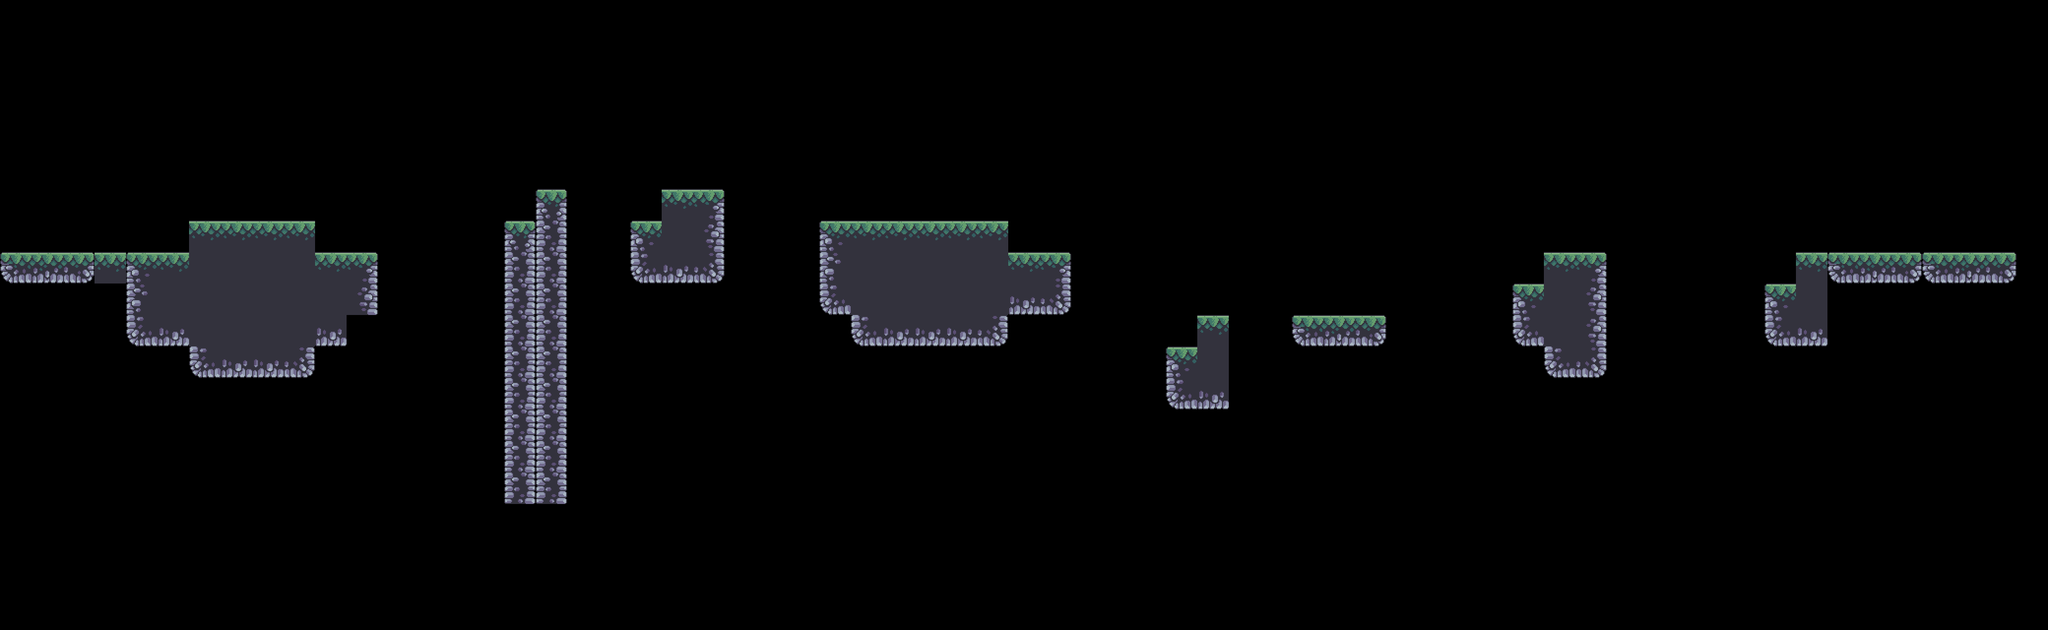

A 2D game scene composited from a Tiled map and its tileset images. What follows is a short description and the map's XML, with every tile layer's data as written:
An orthogonal 65x20 tile map with 64x64 px tiles, 1 tile layer (terrain).

<map version="1.5" tiledversion="1.7.2" orientation="orthogonal" renderorder="right-down" width="65" height="20" tilewidth="64" tileheight="64" infinite="0" nextlayerid="2" nextobjectid="1">
 <tileset firstgid="1" source="../level_data/tileset/ground_tiles.tsx" />
 <layer id="1" name="terrain" width="65" height="20">
  <data encoding="csv">
0,0,0,0,0,0,0,0,0,0,0,0,0,0,0,0,0,0,0,0,0,0,0,0,0,0,0,0,0,0,0,0,0,0,0,0,0,0,0,0,0,0,0,0,0,0,0,0,0,0,0,0,0,0,0,0,0,0,0,0,0,0,0,0,0,
0,0,0,0,0,0,0,0,0,0,0,0,0,0,0,0,0,0,0,0,0,0,0,0,0,0,0,0,0,0,0,0,0,0,0,0,0,0,0,0,0,0,0,0,0,0,0,0,0,0,0,0,0,0,0,0,0,0,0,0,0,0,0,0,0,
0,0,0,0,0,0,0,0,0,0,0,0,0,0,0,0,0,0,0,0,0,0,0,0,0,0,0,0,0,0,0,0,0,0,0,0,0,0,0,0,0,0,0,0,0,0,0,0,0,0,0,0,0,0,0,0,0,0,0,0,0,0,0,0,0,
0,0,0,0,0,0,0,0,0,0,0,0,0,0,0,0,0,0,0,0,0,0,0,0,0,0,0,0,0,0,0,0,0,0,0,0,0,0,0,0,0,0,0,0,0,0,0,0,0,0,0,0,0,0,0,0,0,0,0,0,0,0,0,0,0,
0,0,0,0,0,0,0,0,0,0,0,0,0,0,0,0,0,0,0,0,0,0,0,0,0,0,0,0,0,0,0,0,0,0,0,0,0,0,0,0,0,0,0,0,0,0,0,0,0,0,0,0,0,0,0,0,0,0,0,0,0,0,0,0,0,
0,0,0,0,0,0,0,0,0,0,0,0,0,0,0,0,0,0,0,0,0,0,0,0,0,0,0,0,0,0,0,0,0,0,0,0,0,0,0,0,0,0,0,0,0,0,0,0,0,0,0,0,0,0,0,0,0,0,0,0,0,0,0,0,0,
0,0,0,0,0,0,0,0,0,0,0,0,0,0,0,0,0,4,0,0,0,2,3,0,0,0,0,0,0,0,0,0,0,0,0,0,0,0,0,0,0,0,0,0,0,0,0,0,0,0,0,0,0,0,0,0,0,0,0,0,0,0,0,0,0,
0,0,0,0,0,0,2,2,2,2,0,0,0,0,0,0,4,8,0,0,1,6,7,0,0,0,1,2,2,2,2,2,0,0,0,0,0,0,0,0,0,0,0,0,0,0,0,0,0,0,0,0,0,0,0,0,0,0,0,0,0,0,0,0,0,
13,14,15,2,1,2,6,6,6,6,2,3,0,0,0,0,8,8,0,0,9,10,11,0,0,0,5,6,6,6,6,6,2,3,0,0,0,0,0,0,0,0,0,0,0,0,0,0,0,2,3,0,0,0,0,0,0,2,13,14,15,13,14,15,0,
0,0,0,0,5,6,6,6,6,6,6,7,0,0,0,0,8,8,0,0,0,0,0,0,0,0,9,6,6,6,6,6,10,11,0,0,0,0,0,0,0,0,0,0,0,0,0,0,1,6,7,0,0,0,0,0,1,6,0,0,0,0,0,0,0,
0,0,0,0,9,10,6,6,6,6,10,0,0,0,0,0,8,8,0,0,0,0,0,0,0,0,0,9,10,10,10,11,0,0,0,0,0,0,2,0,0,13,14,15,0,0,0,0,9,6,7,0,0,0,0,0,9,10,0,0,0,0,0,0,0,
0,0,0,0,0,0,9,10,10,11,0,0,0,0,0,0,8,8,0,0,0,0,0,0,0,0,0,0,0,0,0,0,0,0,0,0,0,1,6,0,0,0,0,0,0,0,0,0,0,9,11,0,0,0,0,0,0,0,0,0,0,0,0,0,0,
0,0,0,0,0,0,0,0,0,0,0,0,0,0,0,0,8,8,0,0,0,0,0,0,0,0,0,0,0,0,0,0,0,0,0,0,0,9,10,0,0,0,0,0,0,0,0,0,0,0,0,0,0,0,0,0,0,0,0,0,0,0,0,0,0,
0,0,0,0,0,0,0,0,0,0,0,0,0,0,0,0,8,8,0,0,0,0,0,0,0,0,0,0,0,0,0,0,0,0,0,0,0,0,0,0,0,0,0,0,0,0,0,0,0,0,0,0,0,0,0,0,0,0,0,0,0,0,0,0,0,
0,0,0,0,0,0,0,0,0,0,0,0,0,0,0,0,8,8,0,0,0,0,0,0,0,0,0,0,0,0,0,0,0,0,0,0,0,0,0,0,0,0,0,0,0,0,0,0,0,0,0,0,0,0,0,0,0,0,0,0,0,0,0,0,0,
0,0,0,0,0,0,0,0,0,0,0,0,0,0,0,0,8,8,0,0,0,0,0,0,0,0,0,0,0,0,0,0,0,0,0,0,0,0,0,0,0,0,0,0,0,0,0,0,0,0,0,0,0,0,0,0,0,0,0,0,0,0,0,0,0,
0,0,0,0,0,0,0,0,0,0,0,0,0,0,0,0,0,0,0,0,0,0,0,0,0,0,0,0,0,0,0,0,0,0,0,0,0,0,0,0,0,0,0,0,0,0,0,0,0,0,0,0,0,0,0,0,0,0,0,0,0,0,0,0,0,
0,0,0,0,0,0,0,0,0,0,0,0,0,0,0,0,0,0,0,0,0,0,0,0,0,0,0,0,0,0,0,0,0,0,0,0,0,0,0,0,0,0,0,0,0,0,0,0,0,0,0,0,0,0,0,0,0,0,0,0,0,0,0,0,0,
0,0,0,0,0,0,0,0,0,0,0,0,0,0,0,0,0,0,0,0,0,0,0,0,0,0,0,0,0,0,0,0,0,0,0,0,0,0,0,0,0,0,0,0,0,0,0,0,0,0,0,0,0,0,0,0,0,0,0,0,0,0,0,0,0,
0,0,0,0,0,0,0,0,0,0,0,0,0,0,0,0,0,0,0,0,0,0,0,0,0,0,0,0,0,0,0,0,0,0,0,0,0,0,0,0,0,0,0,0,0,0,0,0,0,0,0,0,0,0,0,0,0,0,0,0,0,0,0,0,0
</data>
 </layer>
</map>
